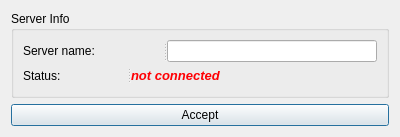
<?xml version="1.0" encoding="UTF-8"?>
<ui version="4.0">
 <class>ConnectionWindow</class>
 <widget class="QDialog" name="ConnectionWindow">
  <property name="geometry">
   <rect>
    <x>0</x>
    <y>0</y>
    <width>400</width>
    <height>137</height>
   </rect>
  </property>
  <property name="windowTitle">
   <string>Connection</string>
  </property>
  <layout class="QVBoxLayout" name="verticalLayout">
   <item>
    <widget class="QGroupBox" name="srv_gBox">
     <property name="title">
      <string>Server Info</string>
     </property>
     <layout class="QVBoxLayout" name="verticalLayout_2">
      <item>
       <widget class="QSplitter" name="splitter">
        <property name="orientation">
         <enum>Qt::Horizontal</enum>
        </property>
        <widget class="QLabel" name="srv_name_l">
         <property name="text">
          <string>Server name:</string>
         </property>
        </widget>
        <widget class="QLineEdit" name="srv_name_le"/>
       </widget>
      </item>
      <item>
       <widget class="QSplitter" name="splitter_2">
        <property name="orientation">
         <enum>Qt::Horizontal</enum>
        </property>
        <widget class="QLabel" name="label">
         <property name="text">
          <string>Status:</string>
         </property>
        </widget>
        <widget class="QLabel" name="status_val_l">
         <property name="font">
          <font>
           <pointsize>10</pointsize>
           <weight>75</weight>
           <italic>true</italic>
           <bold>true</bold>
          </font>
         </property>
         <property name="styleSheet">
          <string notr="true">color: rgb(255, 0, 4);</string>
         </property>
         <property name="text">
          <string>not connected</string>
         </property>
        </widget>
       </widget>
      </item>
      <item>
       <spacer name="verticalSpacer">
        <property name="orientation">
         <enum>Qt::Vertical</enum>
        </property>
        <property name="sizeHint" stdset="0">
         <size>
          <width>20</width>
          <height>40</height>
         </size>
        </property>
       </spacer>
      </item>
     </layout>
    </widget>
   </item>
   <item>
    <widget class="QPushButton" name="accept_btn">
     <property name="font">
      <font>
       <pointsize>9</pointsize>
      </font>
     </property>
     <property name="text">
      <string>Accept</string>
     </property>
    </widget>
   </item>
  </layout>
 </widget>
 <resources/>
 <connections/>
</ui>
